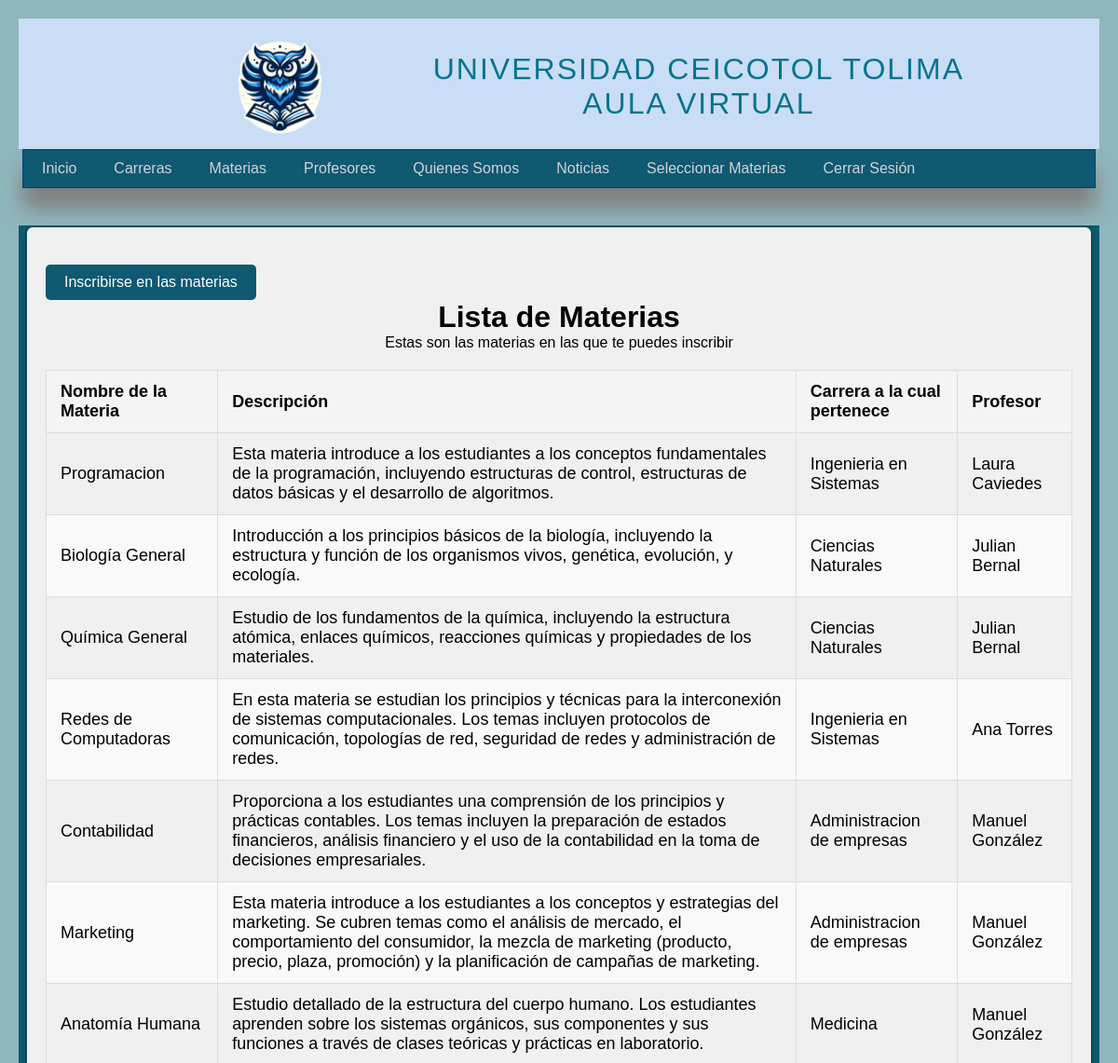
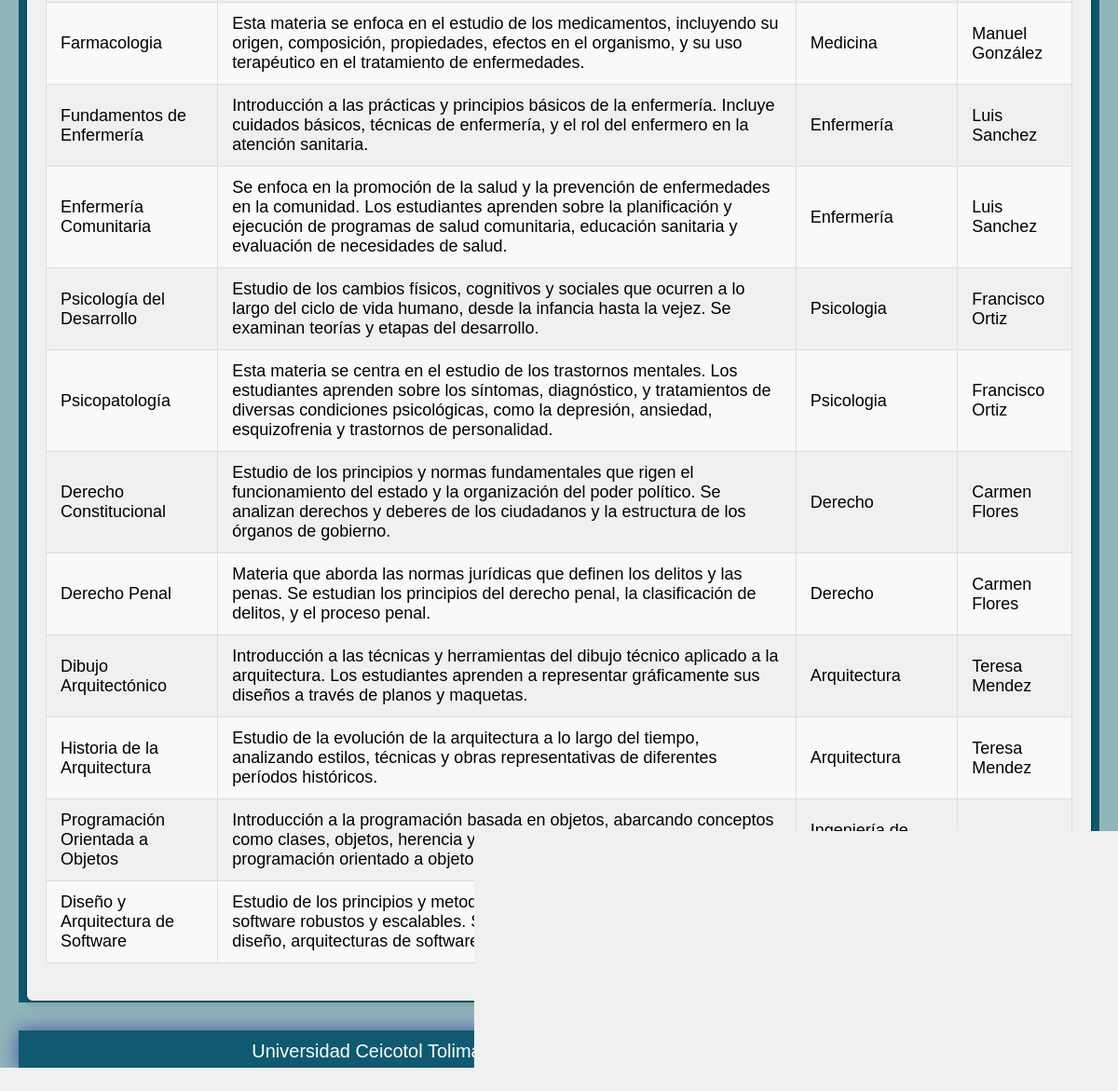
The app's page /materias/ (signed in) with its own data (2 pictures, top to bottom).
### apps/materias/models.py (models this page shows, shortened)
class Materia(models.Model):
    NombreMateria = models.CharField(max_length=100, verbose_name="Nombre de la materia")
    DescripcionMateria = models.TextField(verbose_name="Descripcion de la materia")
    CreacionMateria = models.DateTimeField(auto_now_add=True, verbose_name="creacion de la materia")
    duraccionMateria = models.CharField(verbose_name="Duracion de la materia", max_length=100)
    carreras = models.ForeignKey(
        'carreras.Carreras',
        on_delete=models.CASCADE,
        related_name='Materia'
    )
    imagenesMateria = models.ImageField(upload_to="Materias/")
    profesor = models.ForeignKey(
        'profesores.Profesor',
        on_delete=models.SET_NULL,
        null=True,
        blank=True,
        related_name='Materia_dictadas'
    )

### apps/carreras/models.py (models this page shows)
class Carreras(models.Model):
    NombreCarrera = models.CharField(max_length=100, verbose_name="Nombre de la Carrera")
    DescripcionCarrera = models.TextField(verbose_name="Descripcion de la Carrera", validators=[MinLengthValidator(100), MaxLengthValidator(200)])
    DuracionCarrera = models.CharField(max_length=100, verbose_name="Duración en Semestres")
    CostoCarrera = models.IntegerField(verbose_name="Créditos")
    creacionCarrera = models.DateTimeField(auto_now_add=True, verbose_name="Creacion de la carrea")
    imagenesCarrera = models.ImageField(_("Imagen de la carrera"), upload_to='Carreras/')
    def __str__(self):
        return self.NombreCarrera

### apps/profesores/models.py (models this page shows)
class Profesor(models.Model):
    user = models.OneToOneField(User, on_delete=models.CASCADE, related_name="profesor")
    nombre = models.CharField(max_length=100)
    apellido = models.CharField(max_length=100)
    email = models.EmailField()
    foto = models.ImageField(upload_to='fotos_profesores/', blank=True, null=True)
    especialidad = models.CharField(max_length=100)
    experiencia = models.TextField()
    fecha_postulacion = models.DateTimeField(auto_now_add=True)
    materia = models.ManyToManyField(
        'materias.Materia',
        related_name="profesores_materias"
    )
    carrera = models.ManyToManyField(
        'carreras.Carreras',
        related_name="profesores"
    )
    def __str__(self):
        return f"{self.nombre} {self.apellido}"

### apps/materias/views.py (the view)
# urls.py: path("materias/", MateriasListas, name="materias"),
@login_required
def MateriasListas(request):
    try:
        estudiante = Estudiantes.objects.get(user=request.user)
        materias = Materia.objects.filter(carreras=estudiante.carrera)
    except Estudiantes.DoesNotExist:
        materias = Materia.objects.all()
    return render(request, 'materias/materias.html', {'materias': materias})

### templates/materias/materias.html (shortened to what this page needs)
{% extends 'layout/layout.html' %}
{% load static %}
{% block content %}
<!DOCTYPE html>
<html lang="es">
<head>
    <link rel="stylesheet" type="text/css" href="{% static 'css/style.css' %}">
</head>
<body>
    <main class="container">
        <div>
            <a class="swal-button" href="{% url 'inscripcion_materias' %}">Inscribirse en las materias</a>
        </div>
        <h1>Lista de Materias</h1>
        <p>Estas son las materias en las que te puedes inscribir</p>
        <table class="table">
            <thead>
                <tr>
                    <th>Nombre de la Materia</th>
                    <th>Descripción</th>
                    <th>Carrera a la cual pertenece</th>
                    <th>Profesor</th>
                </tr>
            </thead>
            <tbody>
                {% for materia in materias %}
                    <tr>
                        <td>{{ materia.NombreMateria }}</td>
                        <td>{{ materia.DescripcionMateria }}</td>
                        <td>{{ materia.carreras }}</td>
                        <td>{% if materia.profesor %}
                            {{ materia.profesor }}
                            {% else %}
                            ninguno
                            {% endif %}
                        </td>
                    </tr>
                {% endfor %}
            </tbody>
        </table>
    </main>
</body>
</html>
{% endblock content %}

### static/css/style.css (style rules this page uses)
* { margin: 0px; padding: 0px; font-family: sans-serif, Arial, Helvetica; text-decoration: none; }
body { font-family: Verdana, Geneva, Tahoma, sans-serif; background-color: #8fb6bb; }
.swal-button { background-color: #0f5971; color: #fff; padding: 10px 20px; border: none; cursor: pointer; }
.table { width: 100%; border-collapse: collapse; margin: 20px 0; font-size: 18px; text-align: left; }
.table thead { background-color: #f4f4f4; }
.table th, .table td { padding: 12px 15px; border: 1px solid #ddd; }
.table tbody tr:nth-of-type(even) { background-color: #f9f9f9; }

### records on screen
Materia: NombreMateria "Programacion", DescripcionMateria "Esta materia introduce a los estudiantes a los conceptos fundamentales de la programación, incluyendo estructuras de control, estructuras de datos básicas y el desarrollo de algoritmos.", carreras "Ingenieria en Sistemas", profesor "Laura Caviedes"
Materia: NombreMateria "Biología General", DescripcionMateria "Introducción a los principios básicos de la biología, incluyendo la estructura y función de los organismos vivos, genética, evolución, y ecología.", carreras "Ciencias Naturales", profesor "Julian Bernal"
Materia: NombreMateria "Química General", DescripcionMateria "Estudio de los fundamentos de la química, incluyendo la estructura atómica, enlaces químicos, reacciones químicas y propiedades de los materiales.", carreras "Ciencias Naturales", profesor "Julian Bernal"
Materia: NombreMateria "Redes de Computadoras", DescripcionMateria "En esta materia se estudian los principios y técnicas para la interconexión de sistemas computacionales. Los temas incluyen protocolos de comunicación, topologías de red, seguridad de redes y administración de redes.", carreras "Ingenieria en Sistemas", profesor "Ana Torres"
Materia: NombreMateria "Contabilidad", DescripcionMateria "Proporciona a los estudiantes una comprensión de los principios y prácticas contables. Los temas incluyen la preparación de estados financieros, análisis financiero y el uso de la contabilidad en la toma de decisiones empresariales.", carreras "Administracion de empresas", profesor "Manuel González"
Materia: NombreMateria "Marketing", DescripcionMateria "Esta materia introduce a los estudiantes a los conceptos y estrategias del marketing. Se cubren temas como el análisis de mercado, el comportamiento del consumidor, la mezcla de marketing (producto, precio, plaza, promoción) y la planificación de campañas de marketing.", carreras "Administracion de empresas", profesor "Manuel González"
Materia: NombreMateria "Anatomía Humana", DescripcionMateria "Estudio detallado de la estructura del cuerpo humano. Los estudiantes aprenden sobre los sistemas orgánicos, sus componentes y sus funciones a través de clases teóricas y prácticas en laboratorio.", carreras "Medicina", profesor "Manuel González"
Materia: NombreMateria "Farmacologia", DescripcionMateria "Esta materia se enfoca en el estudio de los medicamentos, incluyendo su origen, composición, propiedades, efectos en el organismo, y su uso terapéutico en el tratamiento de enfermedades.", carreras "Medicina", profesor "Manuel González"
Materia: NombreMateria "Fundamentos de Enfermería", DescripcionMateria "Introducción a las prácticas y principios básicos de la enfermería. Incluye cuidados básicos, técnicas de enfermería, y el rol del enfermero en la atención sanitaria.", carreras "Enfermería", profesor "Luis Sanchez"
Materia: NombreMateria "Enfermería Comunitaria", DescripcionMateria "Se enfoca en la promoción de la salud y la prevención de enfermedades en la comunidad. Los estudiantes aprenden sobre la planificación y ejecución de programas de salud comunitaria, educación sanitaria y evaluación de necesidades de salud.", carreras "Enfermería", profesor "Luis Sanchez"
Materia: NombreMateria "Psicología del Desarrollo", DescripcionMateria "Estudio de los cambios físicos, cognitivos y sociales que ocurren a lo largo del ciclo de vida humano, desde la infancia hasta la vejez. Se examinan teorías y etapas del desarrollo.", carreras "Psicologia", profesor "Francisco Ortiz"
Materia: NombreMateria "Psicopatología", DescripcionMateria "Esta materia se centra en el estudio de los trastornos mentales. Los estudiantes aprenden sobre los síntomas, diagnóstico, y tratamientos de diversas condiciones psicológicas, como la depresión, ansiedad, esquizofrenia y trastornos de personalidad.", carreras "Psicologia", profesor "Francisco Ortiz"
Materia: NombreMateria "Derecho Constitucional", DescripcionMateria "Estudio de los principios y normas fundamentales que rigen el funcionamiento del estado y la organización del poder político. Se analizan derechos y deberes de los ciudadanos y la estructura de los órganos de gobierno.", carreras "Derecho", profesor "Carmen Flores"
Materia: NombreMateria "Derecho Penal", DescripcionMateria "Materia que aborda las normas jurídicas que definen los delitos y las penas. Se estudian los principios del derecho penal, la clasificación de delitos, y el proceso penal.", carreras "Derecho", profesor "Carmen Flores"
Materia: NombreMateria "Dibujo Arquitectónico", DescripcionMateria "Introducción a las técnicas y herramientas del dibujo técnico aplicado a la arquitectura. Los estudiantes aprenden a representar gráficamente sus diseños a través de planos y maquetas.", carreras "Arquitectura", profesor "Teresa Mendez"
Materia: NombreMateria "Historia de la Arquitectura", DescripcionMateria "Estudio de la evolución de la arquitectura a lo largo del tiempo, analizando estilos, técnicas y obras representativas de diferentes períodos históricos.", carreras "Arquitectura", profesor "Teresa Mendez"
Materia: NombreMateria "Programación Orientada a Objetos", DescripcionMateria "Introducción a la programación basada en objetos, abarcando conceptos como clases, objetos, herencia y polimorfismo. Se utiliza un lenguaje de programación orientado a objetos para aplicar estos conceptos.", carreras "Ingeniería de software"
Materia: NombreMateria "Diseño y Arquitectura de Software", DescripcionMateria "Estudio de los principios y metodologías para el diseño de sistemas de software robustos y escalables. Se incluyen temas como patrones de diseño, arquitecturas de software y modelado de sistemas."
